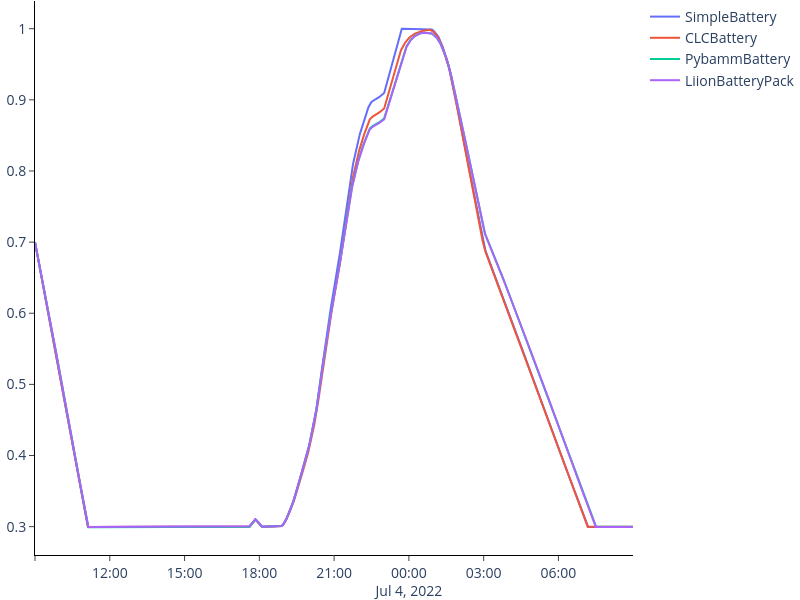

Notebook code for this chart:
### Code cell
fig = go.Figure()
fig.update_layout(
    width=800,
    height=600,
    margin={"r": 0, "l": 0, "t": 0.9, "b": 0},
    paper_bgcolor="rgba(0,0,0,0)", plot_bgcolor="rgba(0,0,0,0)",
    font_size=14,
)
fig.update_xaxes(
    {"showline": True, "linewidth": 1, "linecolor": "black", "ticks":"outside"}
)
fig.update_yaxes(
    {"showline": True, "linewidth": 1, "linecolor": "black", "ticks":"outside"}
)
for battery in ["SimpleBattery", "CLCBattery", "PybammBattery", "LiionBatteryPack"]:
    df = pd.read_csv(f"results/{battery}.csv", index_col=0)
    fig.add_trace(
        go.Scatter(x=df.index, y=df["storage.soc"], name=battery, mode="lines")
    )
fig.show()

### Figure 1 — Plotly figure (JSON) as saved in the notebook; plotly's stock layout.template omitted (floating-point values rounded to 4 significant figures; data arrays with more than 128 entries replaced by an {"elided": "..."} marker saying what was removed)
{"data": [{"mode": "lines", "name": "SimpleBattery", "type": "scatter", "x": {"elided": "2880 str values"}, "y": {"elided": "2880 float values"}}, {"mode": "lines", "name": "CLCBattery", "type": "scatter", "x": {"elided": "2880 str values"}, "y": {"elided": "2880 float values"}}, {"mode": "lines", "name": "PybammBattery", "type": "scatter", "x": {"elided": "2880 str values"}, "y": {"elided": "2880 float values"}}, {"mode": "lines", "name": "LiionBatteryPack", "type": "scatter", "x": {"elided": "2880 str values"}, "y": {"elided": "2880 float values"}}], "layout": {"font": {"size": 14}, "height": 600, "margin": {"b": 0, "l": 0, "r": 0, "t": 0.9}, "paper_bgcolor": "rgba(0,0,0,0)", "plot_bgcolor": "rgba(0,0,0,0)", "width": 800, "xaxis": {"linecolor": "black", "linewidth": 1, "showline": true, "ticks": "outside"}, "yaxis": {"linecolor": "black", "linewidth": 1, "showline": true, "ticks": "outside"}}}
